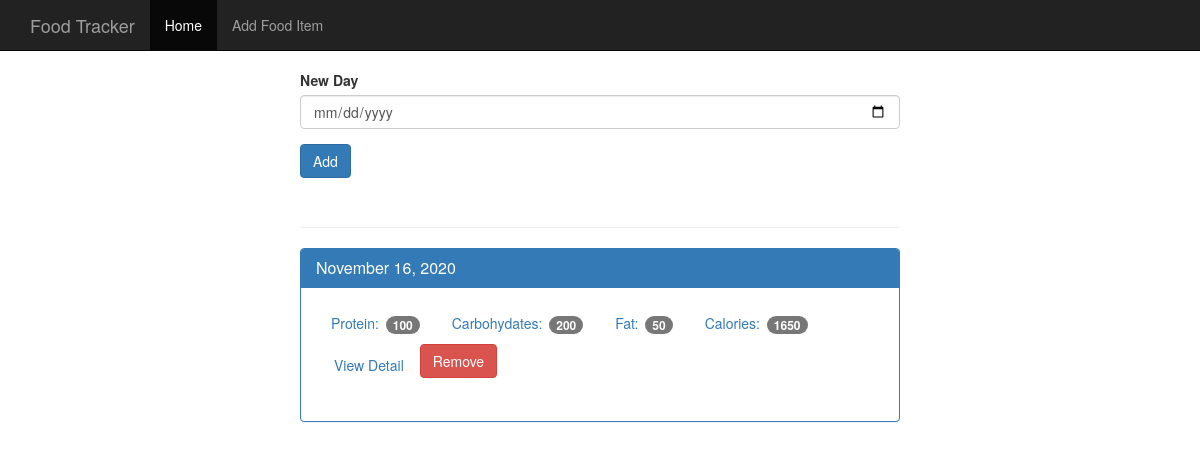
Before: / with the older database file.
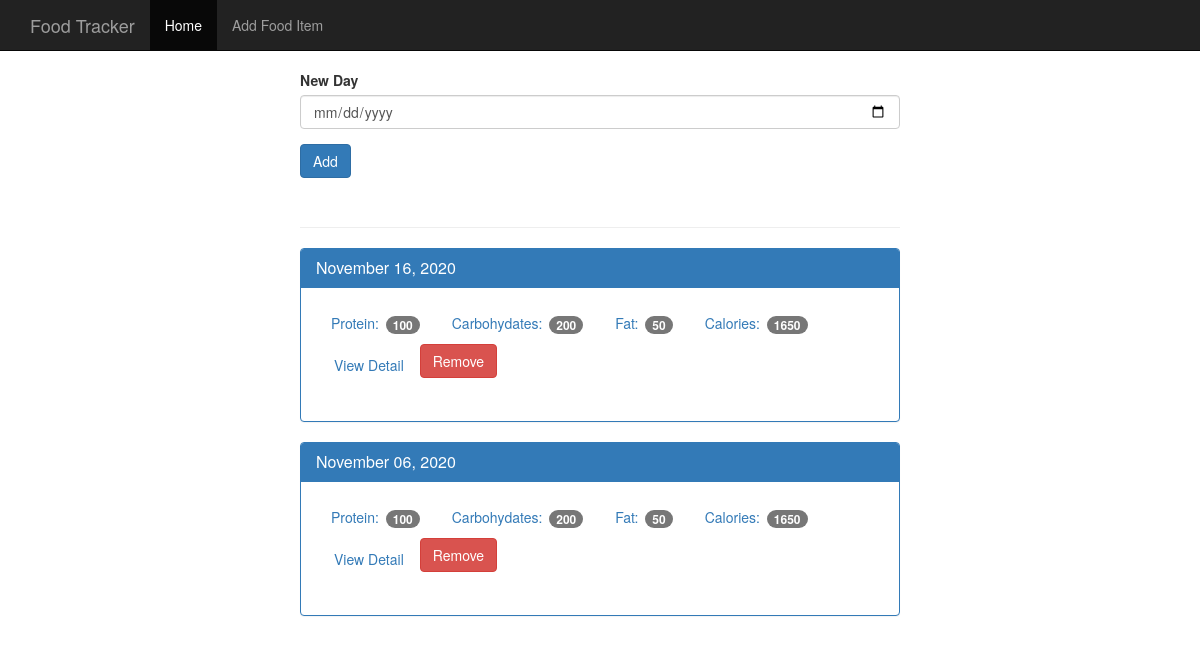
After: the same page with the newer database file.
### tables this page shows
CREATE TABLE log_date(
    id integer primary key autoincrement,
    entry_date date not null
);

### modules/index.py (the view)
    @app.route('/', methods=['GET', 'POST'])
    def _index():
        if request.method == 'POST':
            if 'delete' in request.form:
                dates.delete_date(request.form)
            else:
                handle_new_date(request.form['date'])
        return render_template('home.html', dates=dates.get_dates())

### modules/database.py (called while the page is built)
def init(app: Flask):
    @app.teardown_appcontext
    def _close_db(error):
        if hasattr(g, DB_ATTRIB_NAME):
            get_db().close()
        if error:
            print(error)

def connect_db():
    database = sqlite3.connect(DB_NAME)
    database.row_factory = sqlite3.Row
    return database

def get_db():
    if not hasattr(g, DB_ATTRIB_NAME):
        g.sqlite_db = connect_db()
    return g.sqlite_db

### modules/dates.py (called while the page is built)
def get_dates():
    food_db = database.get_db()
    cursor = food_db.execute('select * from log_date order by entry_date desc')
    dates = cursor.fetchall()
    dates = [{'date': date['entry_date'],
              'pretty_date': pretty_date(date['entry_date'])} for date in dates]
    return dates

def pretty_date(date):
    datetime_obj = datetime.strptime(str(date), DATABASE_DATE_FORMAT)
    return datetime.strftime(datetime_obj, OUTPUT_DATE_FORMAT)

### templates/home.html (shortened to what this page needs)
{% extends 'base.html' %}
{% block content %}
    <div class="container theme-showcase col-sm-6 col-sm-offset-3" role="main">
      <div class="row">
        <div>
          <form method="POST" action="/">
            <div class="form-group">
              <label for="new-day">New Day</label>
              <input type="date" name="date" class="form-control" id="new-day">
            </div>
            <button type="submit" class="btn btn-primary">Add</button>
          </form>
          <div class="page-header"></div>
          {% for date in dates %}
          <div class="panel panel-primary">
            <div class="panel-heading">
              <h3 class="panel-title">{{ date.pretty_date }}</h3>
            </div>
            <div class="panel-body">
              <ul class="nav nav-pills" role="tablist">
                <li><a>Protein: <span class="badge">100</span></a></li>
                <li><a>Carbohydates: <span class="badge">200</span></a></li>
                <li><a>Fat: <span class="badge">50</span></a></li>
                <li><a>Calories: <span class="badge">1650</span></a></li>
                <li><a href="{{ url_for('_details', db_date=date.date ) }}" type="button" class="btn btn-link">View Detail</a></li>
                <form method="POST" action="{{ url_for('_index') }}">
                  <button type="submit"  class="btn btn-danger">Remove</button>
                </form>
              </ul>
            </div>
            <div class="whitespace"></div>
          </div>
          {% endfor %}
        </div>
      </div>
    </div>
{% endblock %}

Changed rows visible on the page:
added log_date: pretty_date "November 06, 2020"
